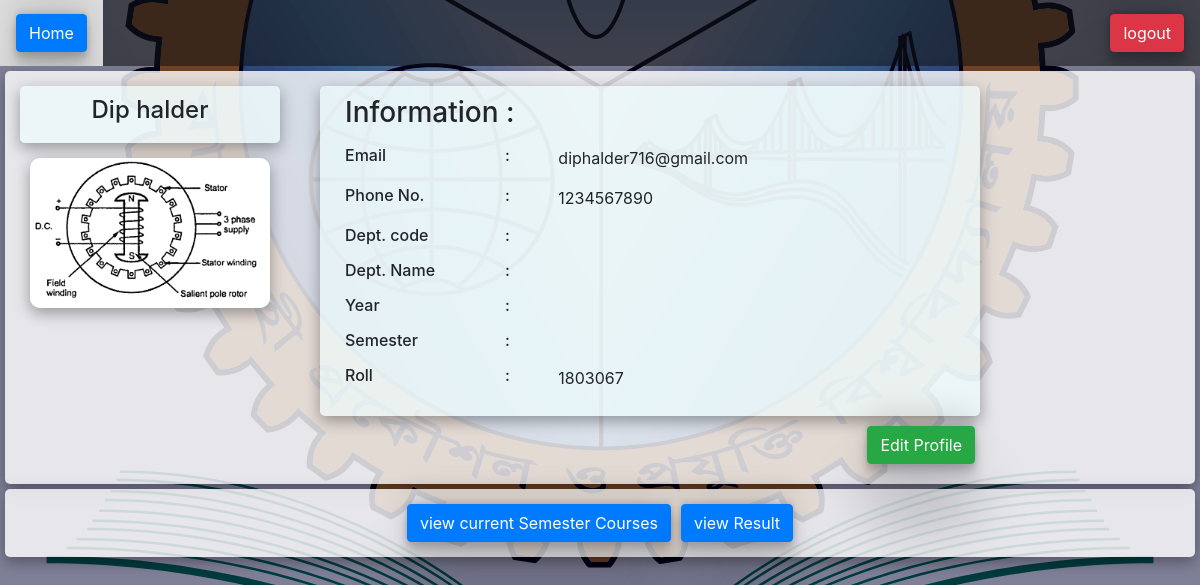
Before: /student.php (signed in) with the older database file.
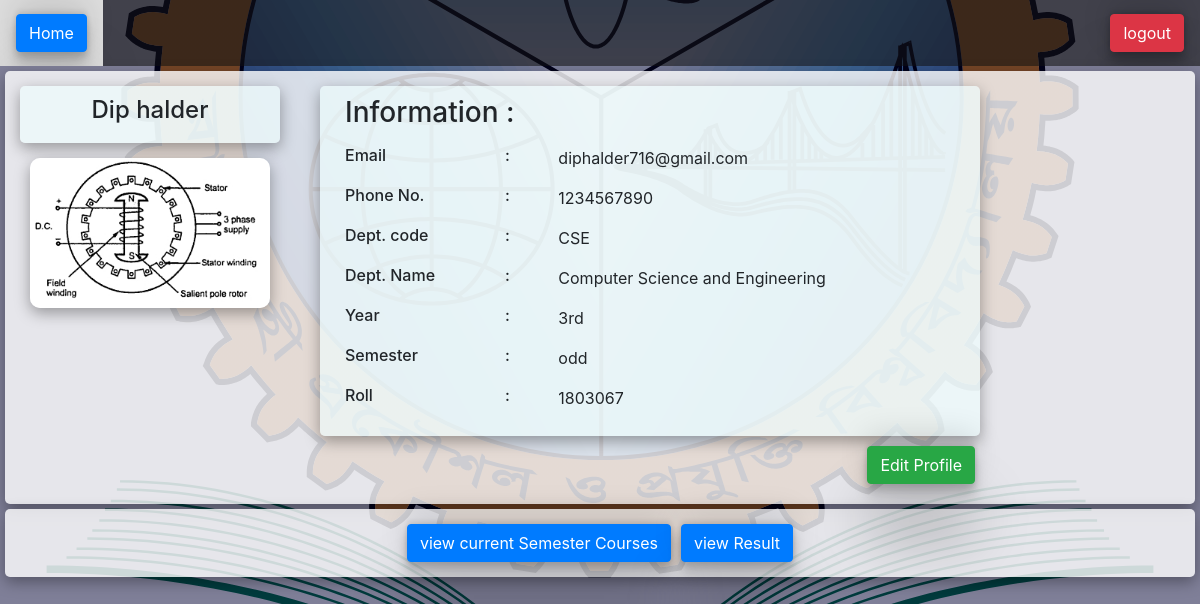
After: the same page with the newer database file.
### tables this page shows
CREATE TABLE `photo` (
  `id` int(11) NOT NULL,
  `personID` int(11) NOT NULL,
  `image_url` varchar(300) NOT NULL
);

CREATE TABLE `dept` (
  `deptid` int(11) NOT NULL,
  `deptcode` varchar(10) NOT NULL,
  `deptname` varchar(100) NOT NULL
);

CREATE TABLE `student` (
  `id` int(11) NOT NULL,
  `deptid` int(11) NOT NULL,
  `year` varchar(10) NOT NULL,
  `sem` varchar(11) NOT NULL
);

### student.php (the view, shortened to what this page needs)
<?php
require 'connect_DB.php';
$id =  $_SESSION['id'];
$datatablelogin='login';
$dtPhoto='photo';
$dtlogin='login';
$s = "select * from $dtlogin where id=$id ";
$r = mysqli_query($con,$s);
$v = mysqli_fetch_assoc($r);
$name=$v['name'];
$email= $v['email'];
$type=$v['type'];
if($type=='Student')
{
    $roll=$v['roll'];
}
$phone=$v['phone'];
$s = "select * from $datatablelogin where id=$id ";
$result = mysqli_query($con,$s);
$var = mysqli_fetch_assoc($result);
if($var['roll']=="")
{
    ?>
      <div class="d-flex justify-content-center">
    <div class="list" >
        <form  method='post'>
            <div class="form-group">
				<label>Enter your Roll</label>
					<input type="text" name="roll" class="form-control" required>
			</div>
            <div class="d-flex justify-content-end" >
                <button type="submit" class="btn btn-success" name="addroll" >Add</button></div>
        </form>
    </div>
    </div>
    <?php
}
else
{
    global $roll;
    $roll=$var['roll'];
}
    ?>
<!DOCTYPE html>
<html>
<head>
<link rel="stylesheet" type="text/css" href="https://stackpath.bootstrapcdn.com/bootstrap/4.3.1/css/bootstrap.min.css">
<link rel="stylesheet" type="text/css" href="sstyle.css">
</head>
<body>
<div class="topnav">
  <form  method='post'>
            <button type="submit" class="btn btn-primary " name="viewprofile" >Home</button>
        </form>
    <a class="split" href="logout.php"><button class="btn btn-danger ">logout</button> </a>
</div>
<div id="profileid" >
<div class="list">
<div class="row">
        <div class="col-sm-3">
            <div class="minibox" >
                <div class="d-flex justify-content-center">
                    <p><h4><?php echo $name ?></h4></p>
                </div>
            </div>
                <?php
                $sql = "SELECT * FROM $dtPhoto WHERE personID=$id ORDER BY id DESC";
                $res = mysqli_query($con,  $sql);
                if (mysqli_num_rows($res) != 0) {
                      $image = mysqli_fetch_assoc($res)
                        ?>
                        <div class="d-flex justify-content-center" >
                             <img class="profilePic" alt="Image not found"   src="uploads/<?=$image['image_url']?>"  >
                        </div>
                    <?php
                }
                else
                {
                    ?>
                    <div class="d-flex justify-content-center" >
                        <img class="profilePic"alt="Image not found"  src="uploads/blank.webp"  >
                    </div>
               <?php
                }
                ?>
        </div>
        <div class="col-sm-7">
            <div class="minibox">
                <div class="container" >
                <h3><p>Information :  </p></h3>
                    <div class="row" >
                        <div class="col-sm-3" >
                        <h6><p>Email  </p></h6>
                        </div>
                        <div class="col-sm-1" >
                        <h6><p>:</p></h6>
                        </div>
                        <div class="col-sm-8" >
                        <p>    <?php echo $email ;?></p>
                        </div>
                    </div>
                    <div class="row">
                        <div class="col-sm-3" >
                        <h6><p>Phone No.  </p></h6>
                        </div>
                        <div class="col-sm-1" >
                        <h6><p>:</p></h6>
                        </div>
                        <div class="col-sm-8" >
                        <p>    <?php echo $phone; ?></p>
                        </div>
                    </div>
                    <div class="row">
                        <div class="col-sm-3" >
                        <h6><p>Dept. code  </p></h6>
                        </div>
                        <div class="col-sm-1" >
                        <h6><p>:</p></h6>
                        </div>
                        <div class="col-sm-8" >
                        <p>    <?php
                        $ds = "SELECT dept.deptcode,dept.deptname FROM dept,student WHERE dept.deptid=student.deptid and student.id=$id";
                        $dr = mysqli_query($con,$ds);
                        $dv = mysqli_fetch_assoc($dr);
                        $deptcode=$dv['deptcode'];
                        echo $deptcode;
                        ?></p>
                        </div>
                    </div>
                    <div class="row">
                        <div class="col-sm-3" >
                        <h6><p>Dept. Name  </p></h6>
                        </div>
                        <div class="col-sm-1" >
                        <h6><p>:</p></h6>
                        </div>
                        <div class="col-sm-8" >
                        <p>    <?php
                        $ds = "SELECT dept.deptcode,dept.deptname FROM dept,student WHERE dept.deptid=student.deptid and student.id=$id";
                        $dr = mysqli_query($con,$ds);
                        $dv = mysqli_fetch_assoc($dr);
                        $deptname=$dv['deptname'];
                        echo $deptname;
                        ?></p>
                        </div>
                    </div>
                    <div class="row">
                        <div class="col-sm-3" >
                        <h6><p>Year </p></h6>
                        </div>
                        <div class="col-sm-1" >
                        <h6><p>:</p></h6>
                        </div>
                        <div class="col-sm-8" >
                        <p>    <?php
                        $ds = "SELECT year FROM student WHERE student.id=$id";
                        $dr = mysqli_query($con,$ds);
                        $dv = mysqli_fetch_assoc($dr);
                        echo $dv['year'];
                        ?></p>
                        </div>
                    </div>
                    <div class="row">
                        <div class="col-sm-3" >
                        <h6><p>Semester </p></h6>
                        </div>
                        <div class="col-sm-1" >
                        <h6><p>:</p></h6>
                        </div>
                        <div class="col-sm-8" >
                        <p>    <?php
                        $ds = "SELECT sem From student WHERE student.id=$id";
                        $dr = mysqli_query($con,$ds);
                        $dv = mysqli_fetch_assoc($dr);
                        echo $dv['sem'];
                        ?></p>
                        </div>
                    </div>
                    <div class="row">
                        <div class="col-sm-3" >
                        <h6><p> Roll   </p></h6>
                        </div>
                        <div class="col-sm-1" >
                        <h6><p>:</p></h6>
                        </div>
                        <div class="col-sm-8" >
                        <p>    <?php echo $roll;   ?></p>
                        </div>
                    </div>
                </div>
            </div>
            <div class="d-flex justify-content-end" style="margin: 10px;">
                 <a href="editProfile.php"><button class="btn btn-success ">Edit Profile</button> </a>
            </div>
        </div>
        <div class="col-sm-2">
         </div>
</div>
</div>
</div>
<div class="list" >
    <div class="d-flex justify-content-center">
    <div   class="btn-group">
        <form   method='post'>
            <button type="submit"  class="btn btn-primary"   name="viewCourse" >view current Semester Courses</button>
        </form>
    </div>
    <div  onclick="myFunction()" class="btn-group">
        <form  method='post'>
            <button type="submit"  class="btn btn-primary"  name="viewResult" >view Result</button>
        </form>
    </div>
</div>
</div>
</body>
</html>

### sstyle.css (style rules this page uses)
body { background: linear-gradient(rgba(0, 0, 50, 0.5), rgba(0, 0, 50, 0.5)), url(img.svg); background-size: cover; background-position: center; }
.list { float: none; margin: 5px; background: rgba(255, 255, 255, 0.803); padding: 10px; border-radius: 5px; min-width: max-content; box-shadow: rgba(0, 0, 0, 0.35) 0px 5px 15px; }
.btn-group { margin: 5px; }
.minibox { margin: 5px; padding: 10px; border-radius: 5px; background-color: rgba(240, 255, 255, 0.642); box-shadow: rgba(0, 0, 0, 0.35) 0px 5px 15px; }
img { height: 300px; object-fit: contain; border-radius: 10px; box-shadow: 5px black; box-shadow: rgba(0, 0, 0, 0.35) 0px 5px 15px; margin: 10px; }
.profilePic { height: 150px; object-fit: contain; border-radius: 10px; margin: 10px; box-shadow: rgba(0, 0, 0, 0.35) 0px 5px 15px; }
.btn { box-shadow: rgba(0, 0, 0, 0.25) 0px 54px 55px, rgba(0, 0, 0, 0.12) 0px -12px 30px, rgba(0, 0, 0, 0.12) 0px 4px 6px, rgba(0, 0, 0, 0.17) 0px 12px 13px, rgba(0, 0, 0, 0.09) 0px -3px 5px; }
.topnav { background: rgba(18, 18, 18, 0.569); overflow: hidden; }
.topnav form { float: left; color: #f2f2f2; text-align: center; padding: 14px 16px; text-decoration: none; font-size: 17px; }
.topnav a { float: left; color: #f2f2f2; text-align: center; padding: 14px 16px; text-decoration: none; font-size: 17px; }
.topnav a.split { float: right; }

Changed rows visible on the page:
added dept: deptcode "CSE", deptname "Computer Science and Engineering"
added student: year "3rd", sem "odd"
